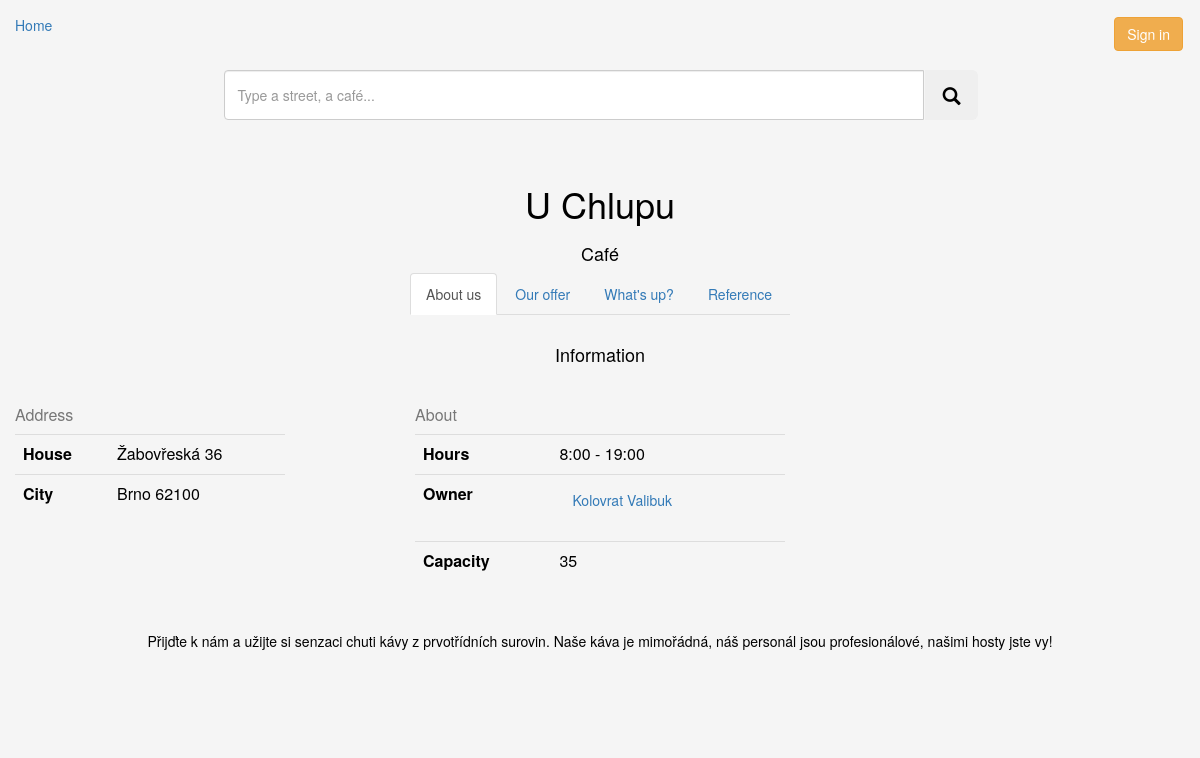
Page /cafe/?id=20 on the committed database.
### kavarna/models.py (models this page shows, shortened)
class Cafe(models.Model):
    name = models.CharField(max_length=64)
    street = models.CharField(max_length=64, blank=True, default='')
    housenumber = models.PositiveIntegerField(blank=True, default=0) # needs to be changed
    city = models.CharField(max_length=64, blank=True, default='')
    psc = models.CharField(max_length=64, blank=True, default='')
    opensAt = models.CharField(max_length=64, blank=True, default='')
    closesAt = models.CharField(max_length=64, blank=True, default='')
    capacity = models.PositiveSmallIntegerField(blank=True, default=0)
    description = models.TextField(blank=True, default='')
    owner = models.ForeignKey(User, on_delete=models.CASCADE)
    offers_coffee = models.ManyToManyField(Coffee)

### kavarna/views.py (the view, shortened to what this page needs)
# urls.py: path('cafe/', views.cafe, name='cafe'),
def cafe(request):
    d = generateDict(request)
    if 'message' in d:
        return errLogout(request, d)
    if request.method == 'GET':
        try:
            cafeid = request.GET['id']
            d['cafe'] = models.Cafe.objects.get(pk=cafeid)
            d['cafe_score'] = core.getCafeScore( d['cafe'] )
            try:
                if models.Reaction.objects.filter(author=d['loggeduser'],cafe=d['cafe']).exclude(score=None).count() > 0:
                    d['my_cafe_score'] = models.Reaction.objects.get(author=d['loggeduser'],cafe=d['cafe'], text="").score
                else:
                    d['my_cafe_score'] = "void 0"
            except KeyError:
                d['my_cafe_score'] = "void 0"
            d['owner'] = d['cafe'].owner    # returns object User
            d['cafe_coffee_list'] = d['cafe'].offers_coffee.all()
            d['event_list'] = models.Event.objects.filter(place=d['cafe'])
            d['cafe_reactions'] = models.Reaction.objects.filter(cafe=d['cafe']).exclude(text="")
            l = [p.pk for p in d['cafe_reactions']]
            d['reaction_reactions'] = models.Reaction.objects.filter(react__in=l)
            d['like_count'] = models.Drinker.objects.filter(likes_cafe=d['cafe']).count
            try:
                d['is_liking'] = True if d['cafe'] in d['loggeddrinker'].likes_cafe.all() else False
            except:
                d['is_liking'] = False
        except KeyError:        # if noone is logged in
            return redirect('/')
    return render(request, "cafe.html", d)

### kavarna/core.py (called while the page is built)
def generateDict(request):
    try:
        email = request.COOKIES['user']
        if User.objects.get(email=email) != None:
            d = {'loggeduser'    : User.objects.get(email=email),
                 'loggeddrinker' : models.Drinker.getData(email) }
        else:
            d = {'message'   : 'Unknown user'}
    except:
        d = {}
    d['key'] = request.GET.get('key', '')
    return d

def getScore(l):
    if len(l) == 0: return 0
    return mean(l)

def getCafeScore(c):
    return getScore( [r.score for r in models.Reaction.objects.all().filter(cafe=c).exclude(score=None)] )

### kavarna/templates/cafe.html (shortened to what this page needs)
{% extends "subpage.html" %}
{% load static %}
{% block header %}{{cafe.name}}{% endblock %}
{% block pagetype %}Café{% endblock %}
{% block tab1title %}About us{% endblock %}
{% block tab2title %}Our offer{% endblock %}
{% block tab3title %}What's up?{% endblock %}
{% block tab4title %}Reference{% endblock %}
{% block tab1header %}Information{% endblock %}
{% block tab1 %}
<div class="row" style="margin-top: 20px">
    <div class="col-lg-3 text-center">
        <table class="table table-sm">
            <caption>Address</caption>
            <tr>
                <th>House</td>
                <td>{{cafe.street}} {{cafe.housenumber}}</td>
            </tr>
            <tr>
                <th>City</th>
                <td>{{cafe.city}} {{cafe.psc}}</td>
            </tr>
        </table>
    </div>
    <div class="col-lg-1"></div>
    <div class="col-lg-4 text-center">
        <table class="table table-sm">
            <caption>About</caption>
            <tr>
                <th>Hours</th>
                <td>
                    {{cafe.opensAt}} - {{cafe.closesAt}}
                </td>
            </tr>
            <tr>
                <th>Owner</th>
                <td>
                    <form method="get" action="/profile">
                        <button class="btn btn-link" type="Submit">{{cafe.owner.first_name}} {{cafe.owner.last_name}}</button>
                    </form>
                </td>
            </tr>
            <tr>
                <th>Capacity</th>
                <td>{{cafe.capacity}}</td>
            </tr>
        </table>
    </div>
    <div class="col-lg-1"></div>
    <div class="col-lg-3 text-center">
    </div>
</div>
<div class="row" style="margin-top: 30px">
    <div class="col text-center">
        <p>{{cafe.description}}</p>
    </div>
</div>
{% endblock %}

### kavarna/static/kavarna/styles.css (style rules this page uses)
html, body { height: 100%; }
.backgrounder { background-color: #f5f5f5; color: black; }

### rows in the picture
Cafe: name "U Chlupu", street "Žabovřeská", housenumber "36", city "Brno", psc "62100", opensAt "8:00", closesAt "19:00", owner.first_name "Kolovrat", owner.last_name "Valibuk", capacity "35", description "Přijďte k nám a užijte si senzaci chuti kávy z prvotřídních surovin. Naše káva je mimořádná, náš personál jsou profesionálové, našimi hosty jste vy!"
